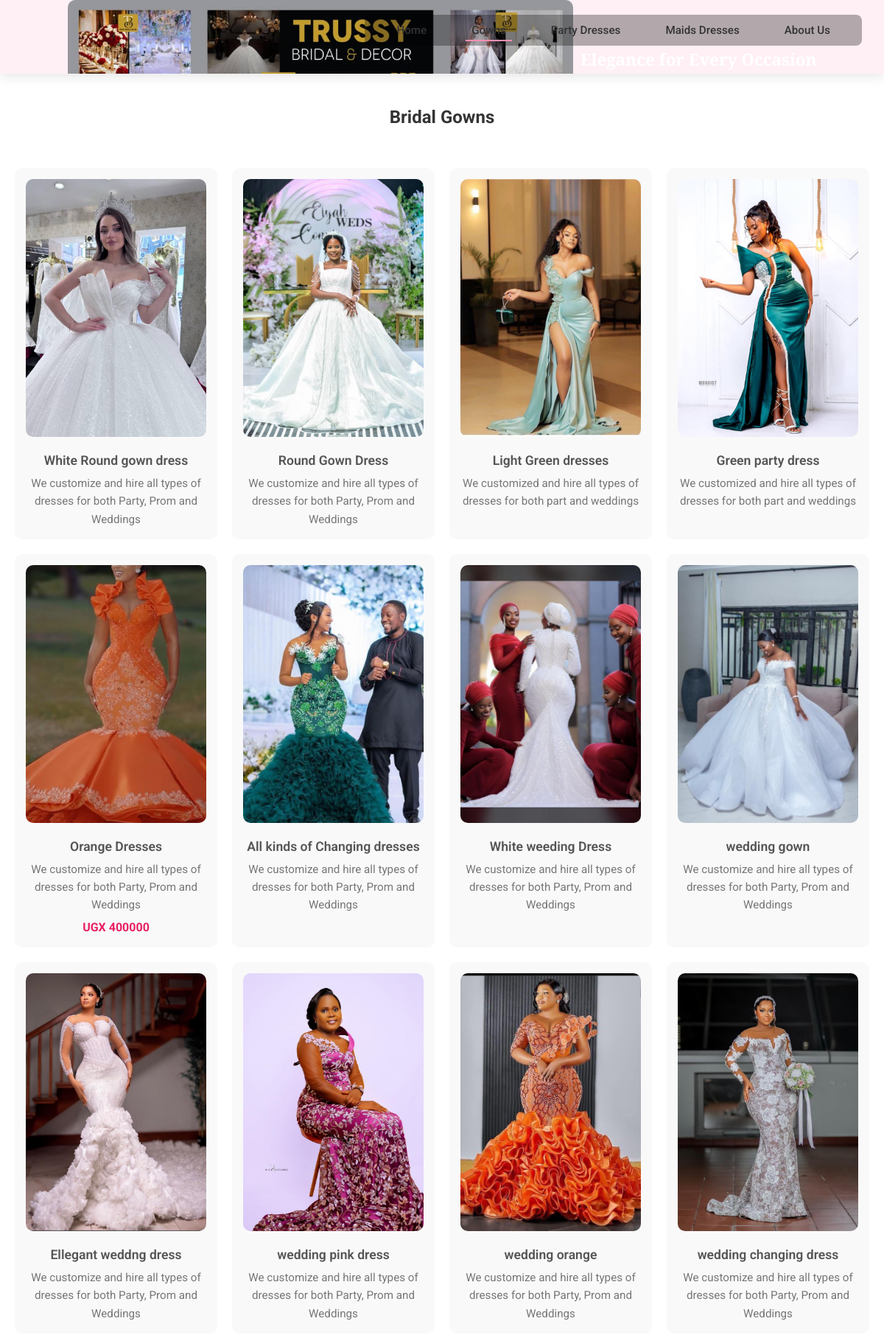
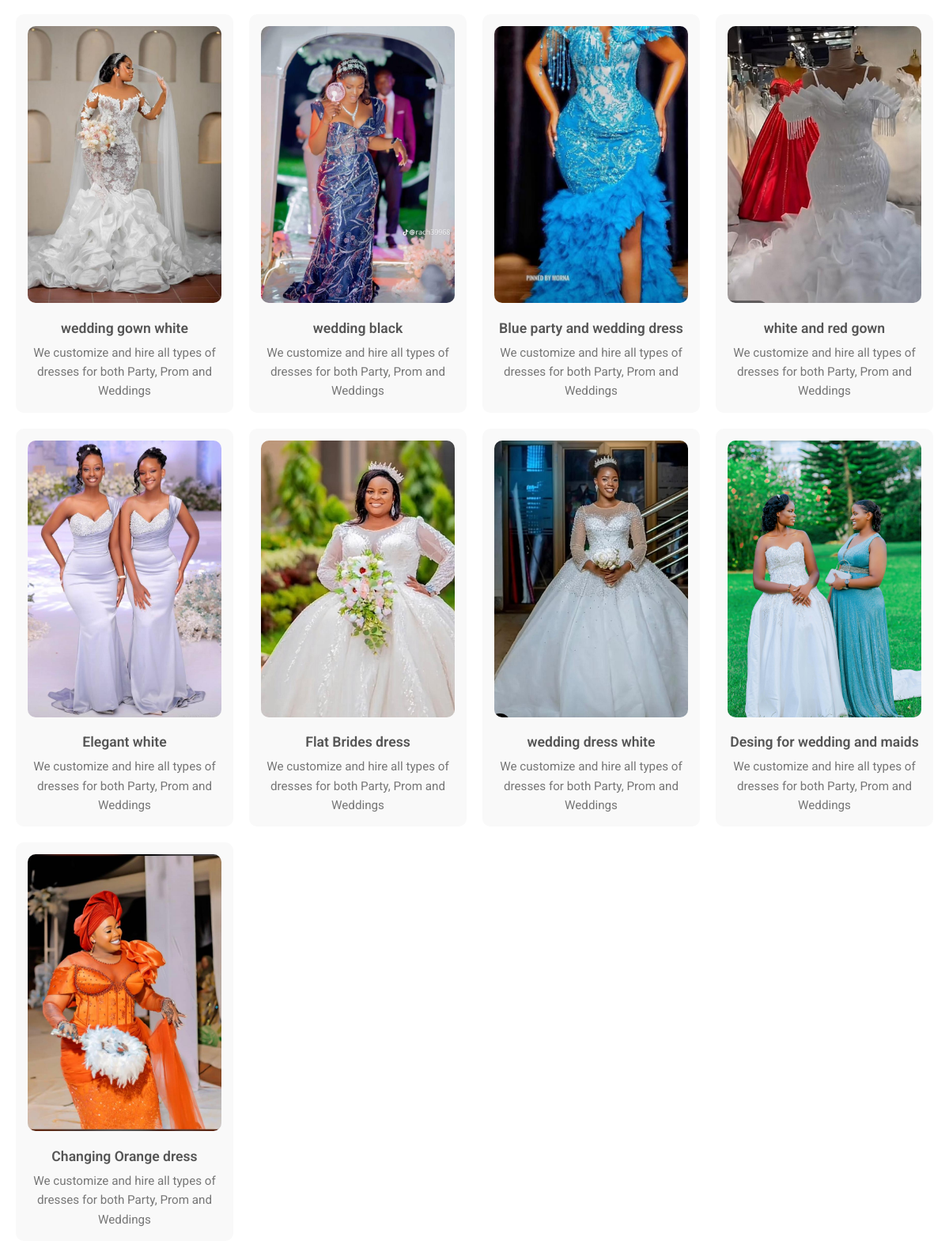
The page /gowns/ (upper part) on the database its author committed (2 pictures, top to bottom).
### collection1/models.py (models this page shows, shortened)
class Gown(models.Model):
    name = models.CharField(max_length=100)
    image = models.ImageField(upload_to='gowns/')  # Images saved in media/gowns/
    category = models.CharField(max_length=50, choices=[('collection', 'collection'), ('party', 'Party')])
    description = models.TextField(blank=True, null=True)
    price = models.DecimalField(max_digits=10, decimal_places=2, blank=True, null=True)

### collection1/views.py (the view)
# urls.py: path('gowns/', views.gowns, name='gowns'),   # 👈 put back the gowns list view
def gowns(request):
    collection_gowns = Gown.objects.filter(category='collection')
    return render(request, 'collection/gowns.html', {
        'collection_gowns': collection_gowns,
    })

### collection1/templates/collection/gowns.html (shortened to what this page needs)
{% extends 'collection/base.html' %}
{% load static %}
{% block body_class %}inner-page{% endblock %}
{% block content %}
<h2 style="text-align:center; margin:30px 0;">Bridal Gowns</h2>
<div class="gallery" style="display:grid; grid-template-columns:repeat(auto-fit, minmax(250px,1fr)); gap:20px; padding:20px;">
  {% for gown in collection_gowns %}
    <div class="gallery-item" style="text-align:center; background:#f9f9f9; padding:15px; border-radius:10px;">
      <a href="{% url 'gown_detail_source' gown_id=gown.id source='gowns' %}">
        <img src="{{ gown.image.url }}" alt="{{ gown.name }}" style="width:100%; height:350px; object-fit:cover; border-radius:10px;">
      </a>
      <div class="caption">{{ gown.name }}</div>
      <div class="description">{{ gown.description|default:"No description available." }}</div>
      {% if gown.price %}
        <div class="price">UGX {{ gown.price|floatformat:0 }}</div>
      {% endif %}
    </div>
  {% endfor %}
</div>
{% endblock %}

### collection1/static/css/styles.css (style rules this page uses)
* { margin: 0; padding: 0; box-sizing: border-box; }
body { font-family: 'Roboto', sans-serif; color: #333; line-height: 1.6; }
.gallery { display: grid; grid-template-columns: repeat(auto-fit, minmax(250px, 1fr)); gap: 20px; padding: 20px; }
.gallery-item { text-align: center; background: #f9f9f9; padding: 15px; border-radius: 10px; transition: transform 0.3s ease; }
.gallery-item img { width: 100%; height: 350px; object-fit: cover; border-radius: 10px; transition: transform 0.3s ease; }
.caption { margin-top: 10px; font-weight: 600; font-size: 1.1rem; color: #555; }
.description { margin-top: 5px; font-size: 0.95rem; color: #777; }
.price { margin-top: 5px; font-weight: bold; color: #e91e63; font-size: 1rem; }
body { padding-top: 100px; }
body { padding-top: 110px; }

### rows shown on the page
Gown: image (picture), name "White Round gown dress", description "We customize and hire all types of dresses for both Party, Prom and Weddings"
Gown: image (picture), name "Round Gown Dress", description "We customize and hire all types of dresses for both Party, Prom and Weddings"
Gown: image (picture), name "Light Green dresses", description "We customized and hire all types of dresses for both part and weddings"
Gown: image (picture), name "Green party dress", description "We customized and hire all types of dresses for both part and weddings"
Gown: image (picture), name "Orange Dresses", description "We customize and hire all types of dresses for both Party, Prom and Weddings", price "400000"
Gown: image (picture), name "All kinds of Changing dresses", description "We customize and hire all types of dresses for both Party, Prom and Weddings"
Gown: image (picture), name "White weeding Dress", description "We customize and hire all types of dresses for both Party, Prom and Weddings"
Gown: image (picture), name "wedding gown", description "We customize and hire all types of dresses for both Party, Prom and Weddings"
Gown: image (picture), name "Ellegant weddng dress", description "We customize and hire all types of dresses for both Party, Prom and Weddings"
Gown: image (picture), name "wedding pink dress", description "We customize and hire all types of dresses for both Party, Prom and Weddings"
Gown: image (picture), name "wedding orange", description "We customize and hire all types of dresses for both Party, Prom and Weddings"
Gown: image (picture), name "wedding changing dress", description "We customize and hire all types of dresses for both Party, Prom and Weddings"
Gown: image (picture), name "wedding gown white", description "We customize and hire all types of dresses for both Party, Prom and Weddings"
Gown: image (picture), name "wedding black", description "We customize and hire all types of dresses for both Party, Prom and Weddings"
Gown: image (picture), name "Blue party and wedding dress", description "We customize and hire all types of dresses for both Party, Prom and Weddings"
Gown: image (picture), name "white and red gown", description "We customize and hire all types of dresses for both Party, Prom and Weddings"
Gown: image (picture), name "Elegant white", description "We customize and hire all types of dresses for both Party, Prom and Weddings"
Gown: image (picture), name "Flat Brides dress", description "We customize and hire all types of dresses for both Party, Prom and Weddings"
Gown: image (picture), name "wedding dress white", description "We customize and hire all types of dresses for both Party, Prom and Weddings"
Gown: image (picture), name "Desing for wedding and maids", description "We customize and hire all types of dresses for both Party, Prom and Weddings"
Gown: image (picture), name "Changing Orange dress", description "We customize and hire all types of dresses for both Party, Prom and Weddings"
